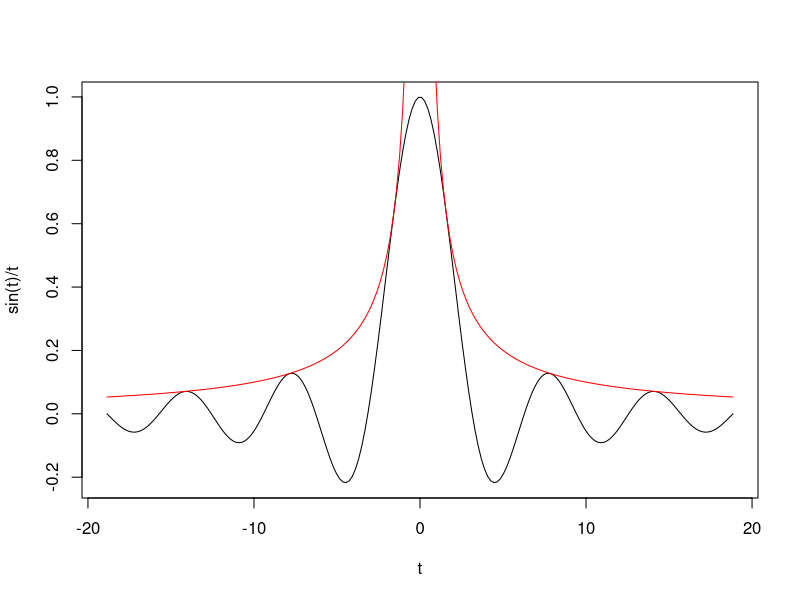
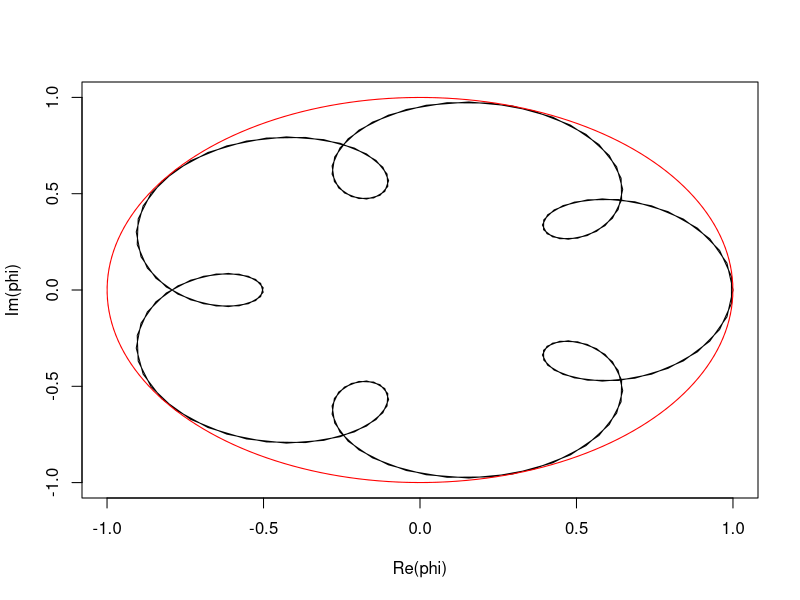
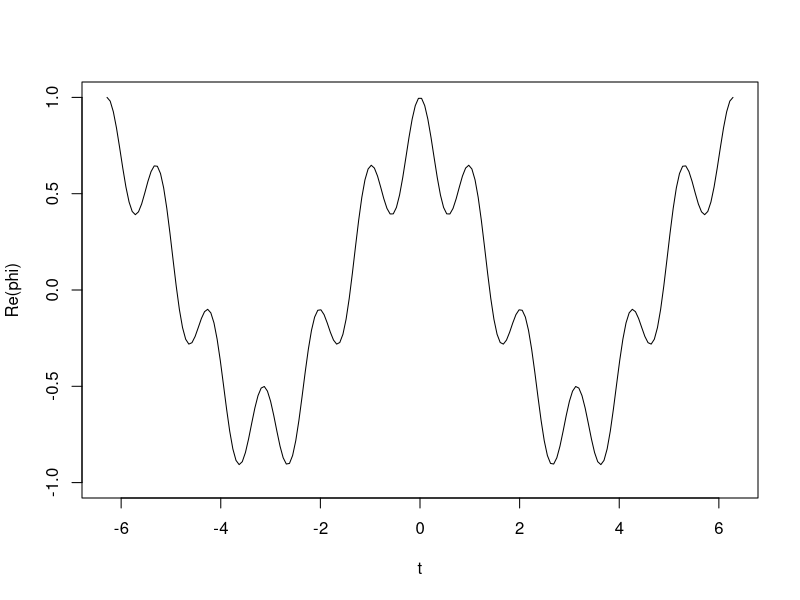
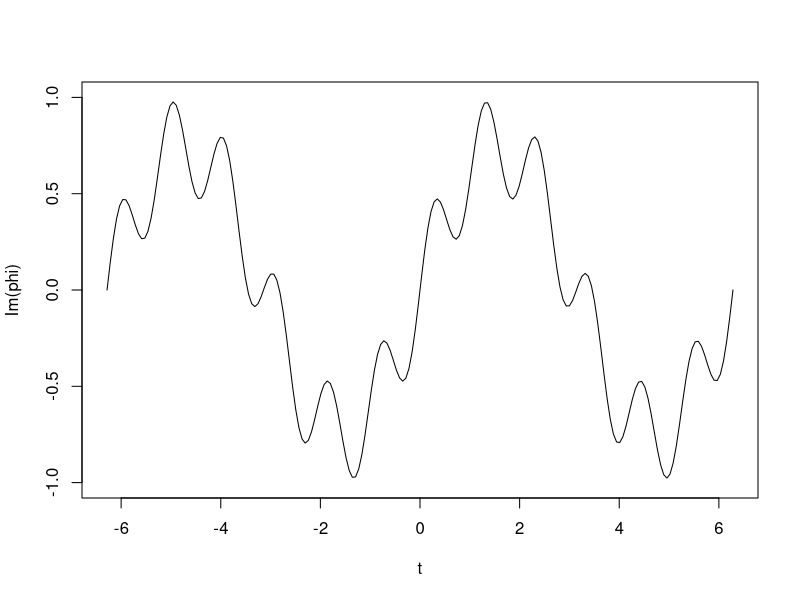
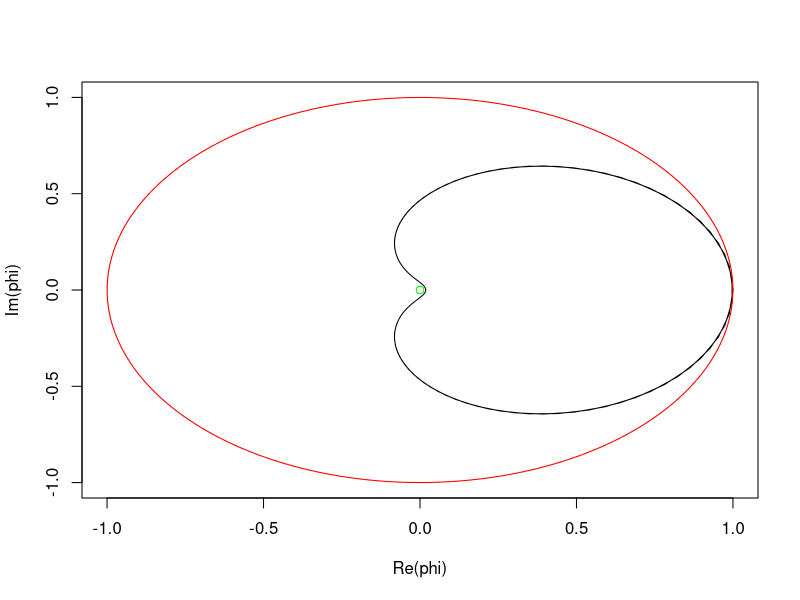
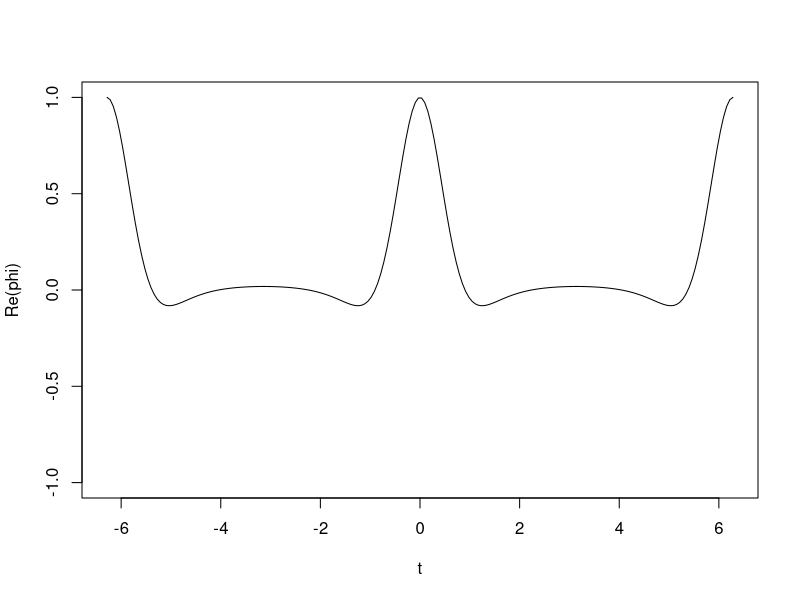
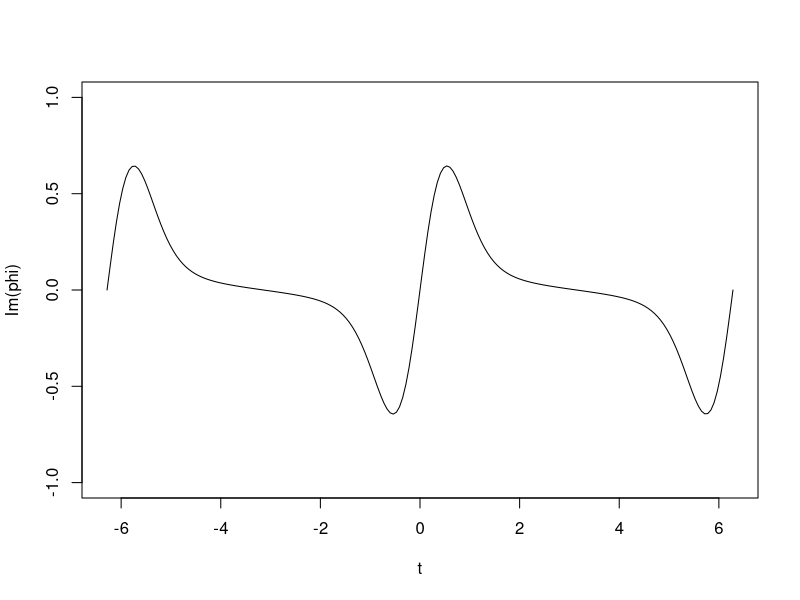

Here is the R script that generated these plots, in order:
## ---- chunk 1
t = seq(-6*pi, 6*pi, length.out = 200)
plot(t, sin(t)/t, type='l')
lines(t, 1/abs(t), col='red')
## ---- chunk 2
t = seq(-2*pi, 2*pi, length.out = 200)
x0 = 1; x1 = 6; p = 0.25
phi = (1-p)*exp(complex(imaginary=t*x0))
phi = phi + p*exp(complex(imaginary=t*x1))

cercle = exp(complex(imaginary=t))
## ---- chunk 3
plot(Re(phi), Im(phi), type='l', xlim=c(-1,1), ylim=c(-1,1))
lines(Re(cercle), Im(cercle), col='red')
## ---- chunk 4
plot(t, Re(phi), type='l', ylim=c(-1,1))
## ---- chunk 5
plot(t, Im(phi), type='l', ylim=c(-1,1))
## ---- chunk 6
t = seq(-2*pi, 2*pi, length.out = 200)
lambda = 2
phi = exp(lambda*(exp(complex(imaginary = t))-1))
## ---- chunk 7
plot(Re(phi), Im(phi), type='l', xlim=c(-1,1), ylim=c(-1,1))
lines(Re(cercle), Im(cercle), col='red')
points(0, 0, col='green')
## ---- chunk 8
plot(t, Re(phi), type='l', ylim=c(-1,1))
## ---- chunk 9
plot(t, Im(phi), type='l', ylim=c(-1,1))
